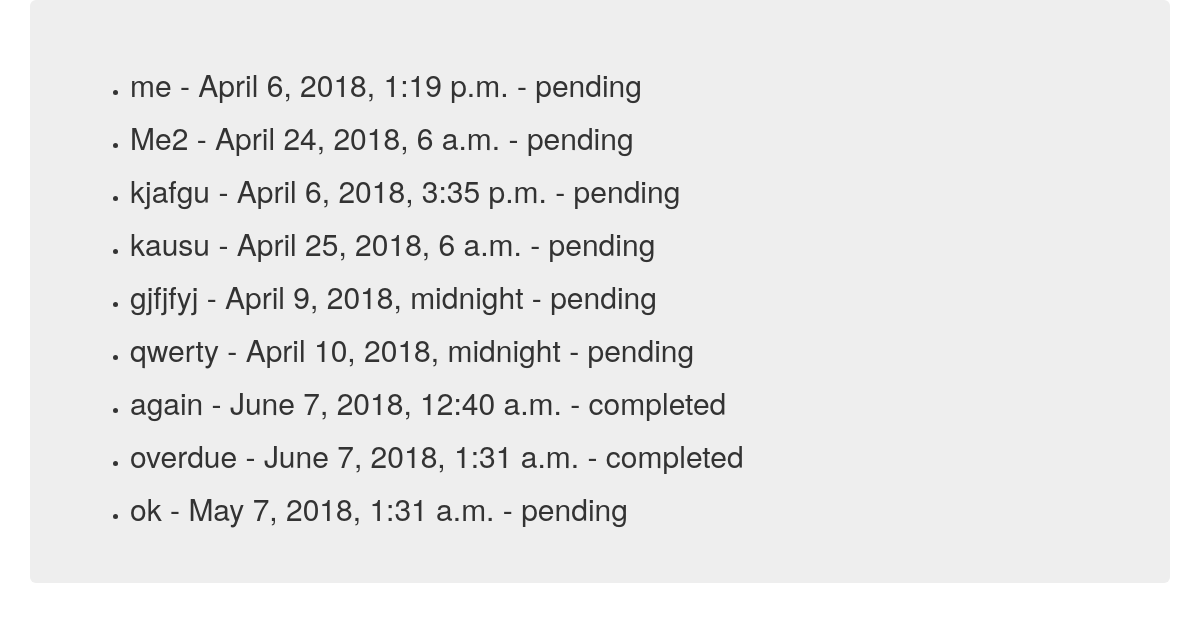
Page /due/ on the committed database.
### title/models.py (models this page shows, shortened)
class Task(models.Model):
    STATUS_CHOISE = (('pending','Pending'),('completed','Completed'),)
    titles = models.CharField(max_length=200)
    due_date = models.DateTimeField(default=timezone.now() + timezone.timedelta(60))
    create_date = models.DateTimeField(default=timezone.now)
    status = models.CharField(max_length=200,choices=STATUS_CHOISE,default='pending')

### title/views.py (the view)
# urls.py: url(r'^due/$', views.overdue_task, name='due'),
def overdue_task(request):
    overdue = Task.objects.filter(due_date__lte = F('create_date') + datetime.timedelta(60))
    return render(request, 'title/filter.html', {'overdue': overdue})

### title/templates/title/filter.html (shortened to what this page needs)
<!DOCTYPE html>
<html lang="en" dir="ltr">
  <head>
    <link rel="stylesheet" href="https://maxcdn.bootstrapcdn.com/bootstrap/3.3.7/css/bootstrap.min.css">
<link rel="stylesheet" href="https://maxcdn.bootstrapcdn.com/bootstrap/3.3.7/css/bootstrap-theme.min.css">
  </head>
  <body>
    <div class="container">
      <div class="jumbotron">
      <ul>
        {% for due in overdue %}
          <li><h2>{{ due.titles }} - {{ due.due_date }} - {{ due.status }}</h2></li>
        {% endfor %}
      </ul>
    </div>
    </div>
  </body>
</html>

### rows in the picture
Task: titles "me", due_date "April 6, 2018, 1:19 p.m.", status "pending"
Task: titles "Me2", due_date "April 24, 2018, 6 a.m.", status "pending"
Task: titles "kjafgu", due_date "April 6, 2018, 3:35 p.m.", status "pending"
Task: titles "kausu", due_date "April 25, 2018, 6 a.m.", status "pending"
Task: titles "gjfjfyj", due_date "April 9, 2018, midnight", status "pending"
Task: titles "qwerty", due_date "April 10, 2018, midnight", status "pending"
Task: titles "again", due_date "June 7, 2018, 12:40 a.m.", status "completed"
Task: titles "overdue", due_date "June 7, 2018, 1:31 a.m.", status "completed"
Task: titles "ok", due_date "May 7, 2018, 1:31 a.m.", status "pending"
